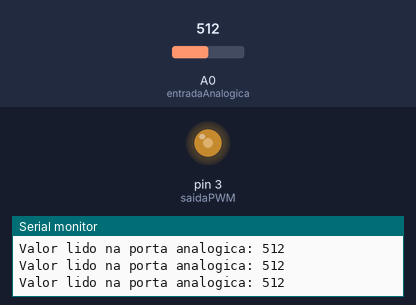
This sketch was run on a simulated Arduino Uno, built with avr-gcc and run on an emulated ATmega328P. Shown: output pins drawn as LEDs (lit = HIGH), the last lines printed to the serial monitor. The test bench sets the inputs (shaded band); at power-on: A0 (entradaAnalogica) = 512.

Above: at 1.2 s.
1.3 s: A0 (entradaAnalogica) set to 104
At 1.9 s:
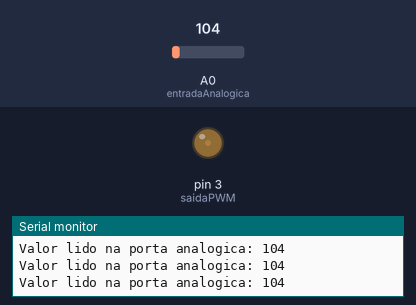
2.8 s: A0 (entradaAnalogica) set to 92
At 3.7 s:
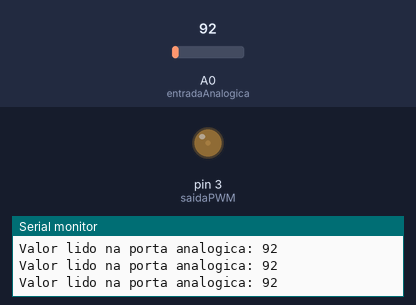
4.3 s: A0 (entradaAnalogica) set to 11
At 5.3 s:
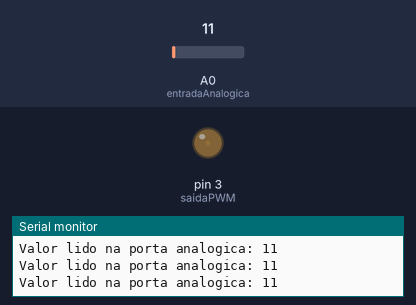
7.3 s: A0 (entradaAnalogica) set to 8
10.3 s: A0 (entradaAnalogica) set to 0
At 11.3 s:
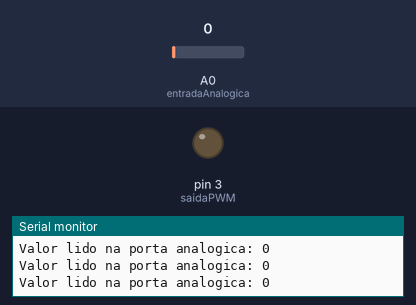
11.8 s: A0 (entradaAnalogica) set to 716
At 12.3 s:
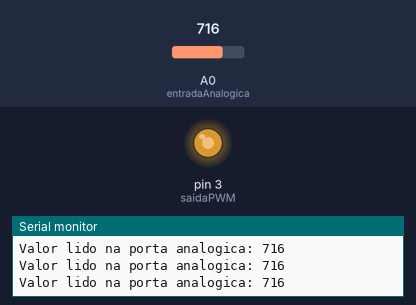
Timing chart, 0 to 14.3 s (numbered marks = the images above; inputs shaded):
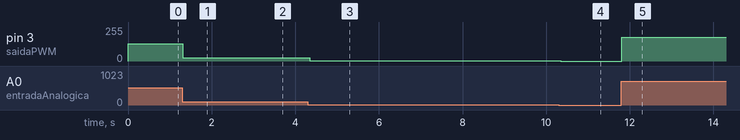

The sketch:

08-PWMePotenciometro.ino
```cpp
int leitura;
int entradaAnalogica = A0;
int saidaPWM = 3;

void setup() {
  pinMode(entradaAnalogica, INPUT);
  pinMode(saidaPWM, OUTPUT);
  Serial.begin(9600);
}

void loop() {
  leitura = analogRead(entradaAnalogica);
  Serial.print("Valor lido na porta analogica: ");
  Serial.println(leitura);
  analogWrite(saidaPWM, leitura/4);
  delay(50);
}
```

Measured:
- after the input at 1.3 s, pin 3 (saidaPWM): 128/255 → 26/255 at once
- after the input at 2.8 s, pin 3 (saidaPWM): 26/255 → 23/255 at once
- after the input at 4.3 s, pin 3 (saidaPWM): 23/255 → 2/255 at once
- after the input at 10.3 s, pin 3 (saidaPWM): 2/255 → 0/255 after 0.05 s
- after the input at 11.8 s, pin 3 (saidaPWM): 0/255 → 179/255 at once
